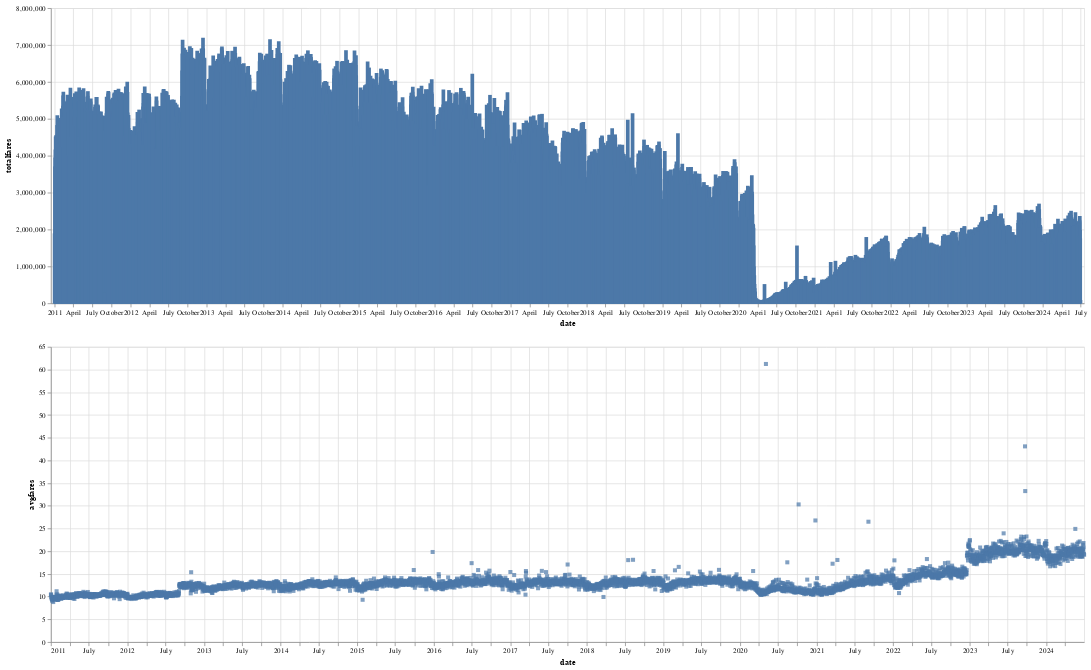

Source (notebook cell):
### Markdown cell above
# Viz

### Code cell
import altair as alt
brush = alt.selection_interval()
details = alt.Chart(data).mark_bar().encode(alt.X('date:T'),  alt.Y('totalfares:Q'), tooltip=[alt.Tooltip('date:T',format='%Y-%m-%d %H'),'totalfares:Q']
).properties( width=1400,  height=400 ).add_params( brush)

summary = alt.Chart(data).mark_square().encode( alt.X('date:T'), alt.Y('avgfares:Q'), tooltip=['avgfares:Q'] ).properties(  width=1400,  height=400).transform_filter( brush)
details & summary

### Figure 1 — Vega-Lite specification as saved in the notebook (floating-point values rounded to 4 significant figures; data arrays with more than 128 entries replaced by an {"elided": "..."} marker saying what was removed)
{"config": {"view": {"continuousWidth": 300, "continuousHeight": 300}}, "vconcat": [{"mark": {"type": "bar"}, "encoding": {"tooltip": [{"field": "date", "format": "%Y-%m-%d %H", "type": "temporal"}, {"field": "totalfares", "type": "quantitative"}], "x": {"field": "date", "type": "temporal"}, "y": {"field": "totalfares", "type": "quantitative"}}, "height": 400, "name": "view_1", "width": 1400}, {"mark": {"type": "square"}, "encoding": {"tooltip": [{"field": "avgfares", "type": "quantitative"}], "x": {"field": "date", "type": "temporal"}, "y": {"field": "avgfares", "type": "quantitative"}}, "height": 400, "transform": [{"filter": {"param": "param_1"}}], "width": 1400}], "data": {"name": "data-cf5081b9bdcdb122cdd404dd712c401b"}, "params": [{"name": "param_1", "select": {"type": "interval"}, "views": ["view_1"]}], "$schema": "https://vega.github.io/schema/vega-lite/v5.20.1.json", "datasets": {"data-cf5081b9bdcdb122cdd404dd712c401b": {"elided": "4930 records"}}}
